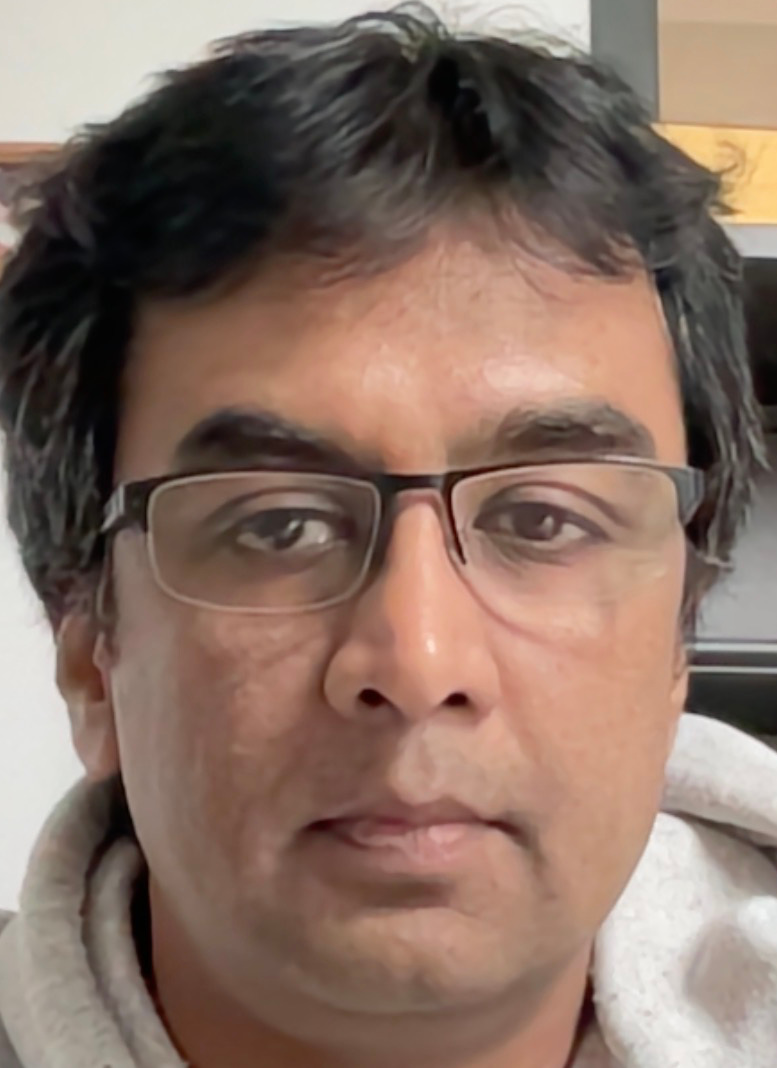
#> input picture hw2/JS_template.jpg, 777 x 1068 px
$ python Registration_original.py
#> lines starting #> are read from the running program, lines starting #| are printed output that depends on the picture
import cv2
import numpy as np
import scipy.io as sio
import matplotlib.pyplot as plt
from sklearn.neighbors import NearestNeighbors
from scipy import interpolate


def find_match(img1, img2):
    # To do
    return x1, x2

def align_image_using_feature(x1, x2, ransac_thr, ransac_iter):
    # To do
    return A

def warp_image(img, A, output_size):
    # To do
    return img_warped


def align_image(template, target, A):
    # To do
    return A_refined


def track_multi_frames(template, img_list):
    # To do
    return A_list


# [94 lines left out: functions visualize_find_match, visualize_align_image, visualize_track_multi_frames, not called in this run]


if __name__ == '__main__':
    template = cv2.imread('./JS_template.jpg', 0)  # read as grey scale image
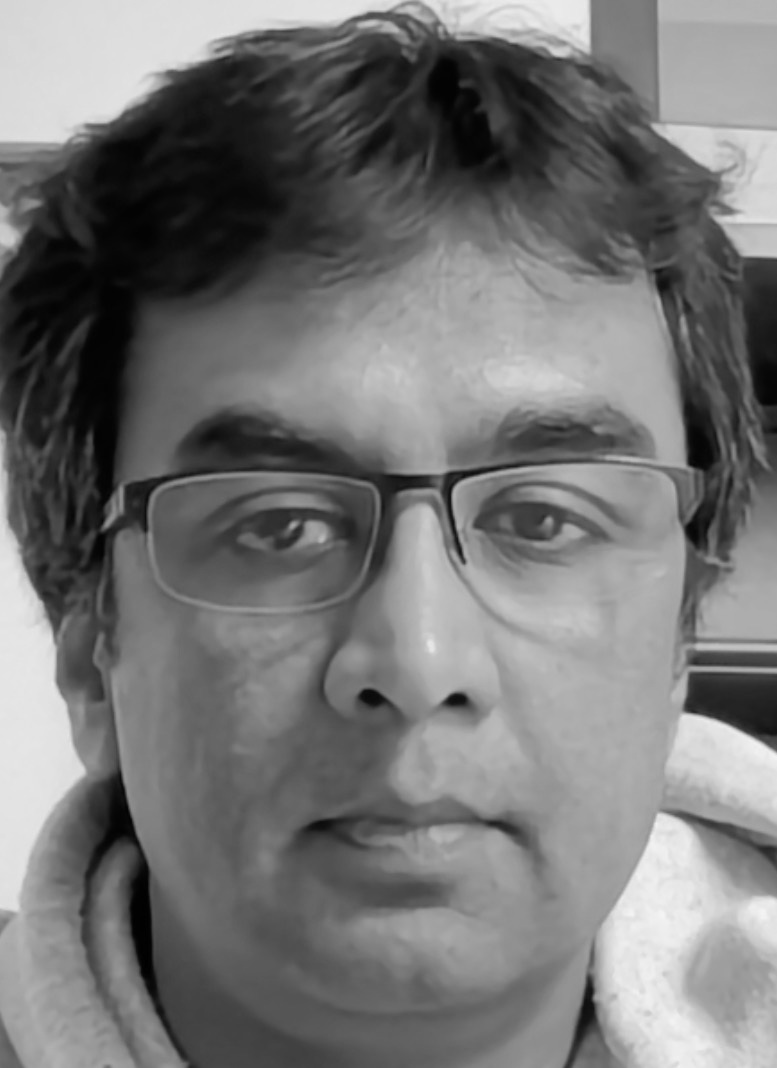
#> template: shape (1068, 777); min 0, max 244, mean 117.5
    target_list = []
    for i in range(4):
        target = cv2.imread('./JS_target{}.jpg'.format(i+1), 0)  # read as grey scale image
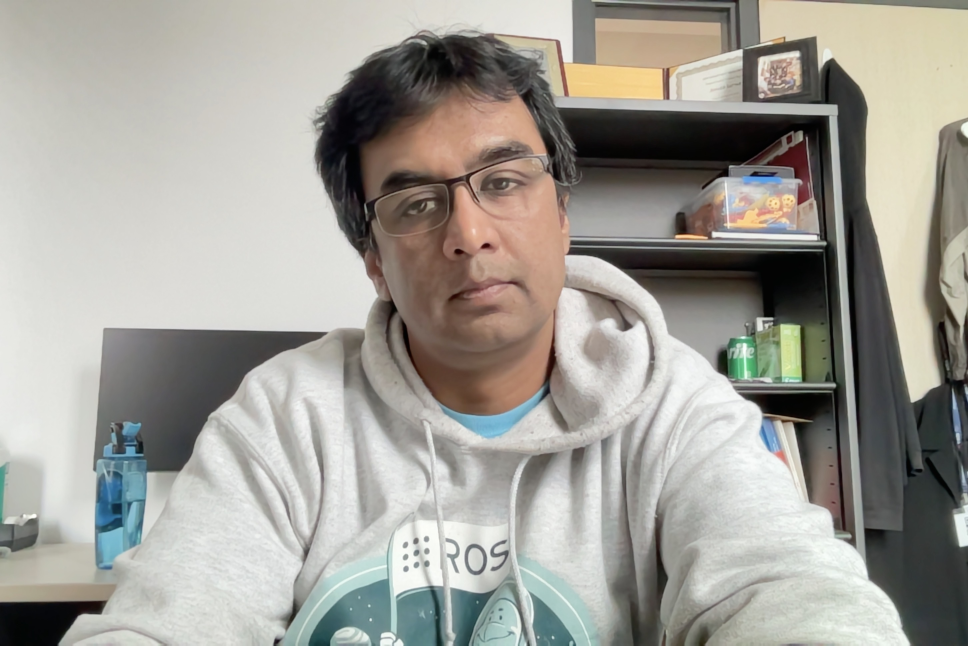
#> input picture hw2/JS_target1.jpg, 2904 x 1936 px (shown at 1/3 size)
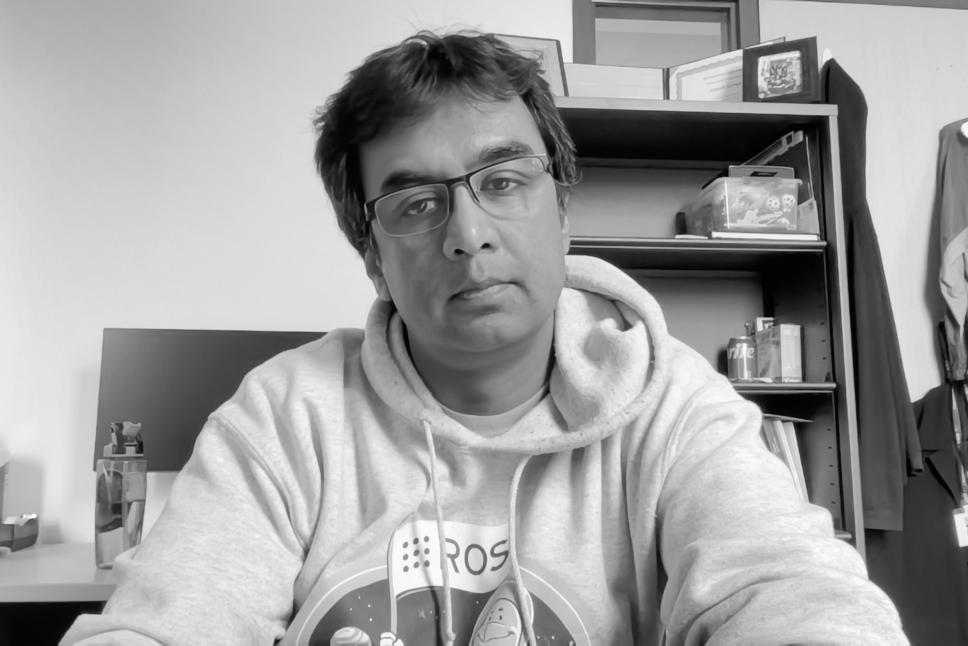
#> target: shape (1936, 2904) (shown at 1/3 size); min 0, max 255, mean 158.3
        target_list.append(target)
#> pass 2 of the loop `for i in range(4):`:
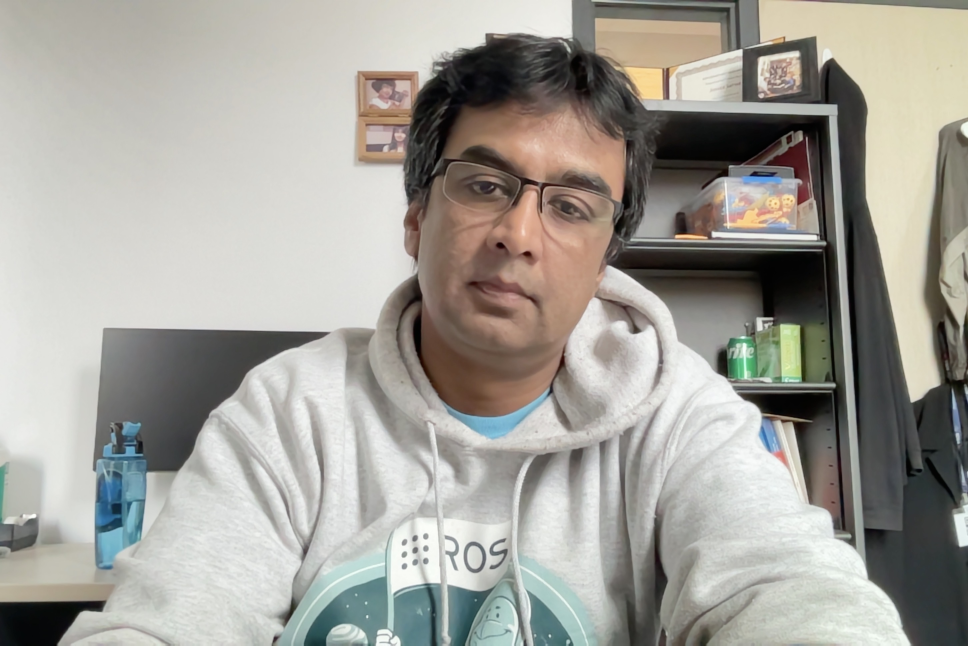
#> input picture hw2/JS_target2.jpg, 2904 x 1936 px (shown at 1/3 size)
#> `target = cv2.imread('./JS_target{}.jpg'.format(i+1), 0)`:
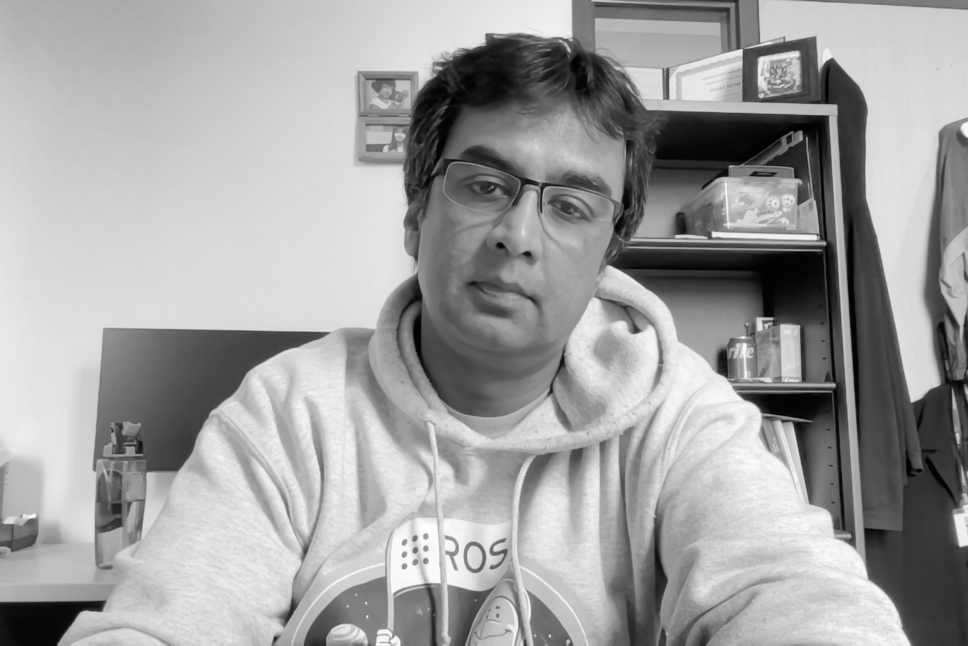
#> target: shape (1936, 2904) (shown at 1/3 size); min 0, max 255, mean 160.5
#> pass 3 of the loop `for i in range(4):`:
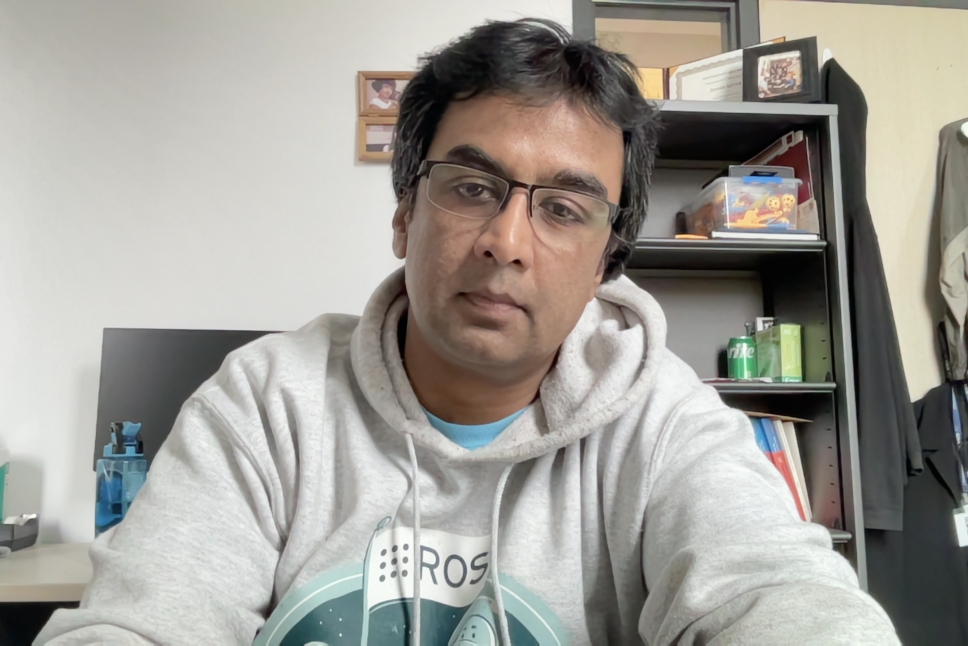
#> input picture hw2/JS_target3.jpg, 2904 x 1936 px (shown at 1/3 size)
#> `target = cv2.imread('./JS_target{}.jpg'.format(i+1), 0)`:
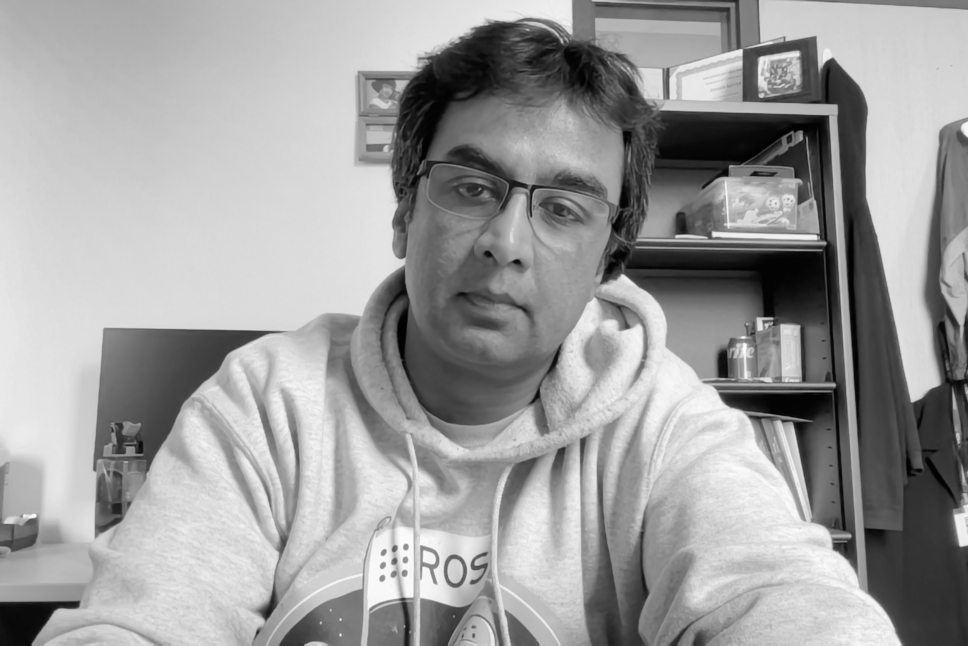
#> target: shape (1936, 2904) (shown at 1/3 size); min 0, max 255, mean 157.2
#> the loop made 4 passes; the first 3 are shown

#> (the run stopped early here; a loop or call above may not have finished)
